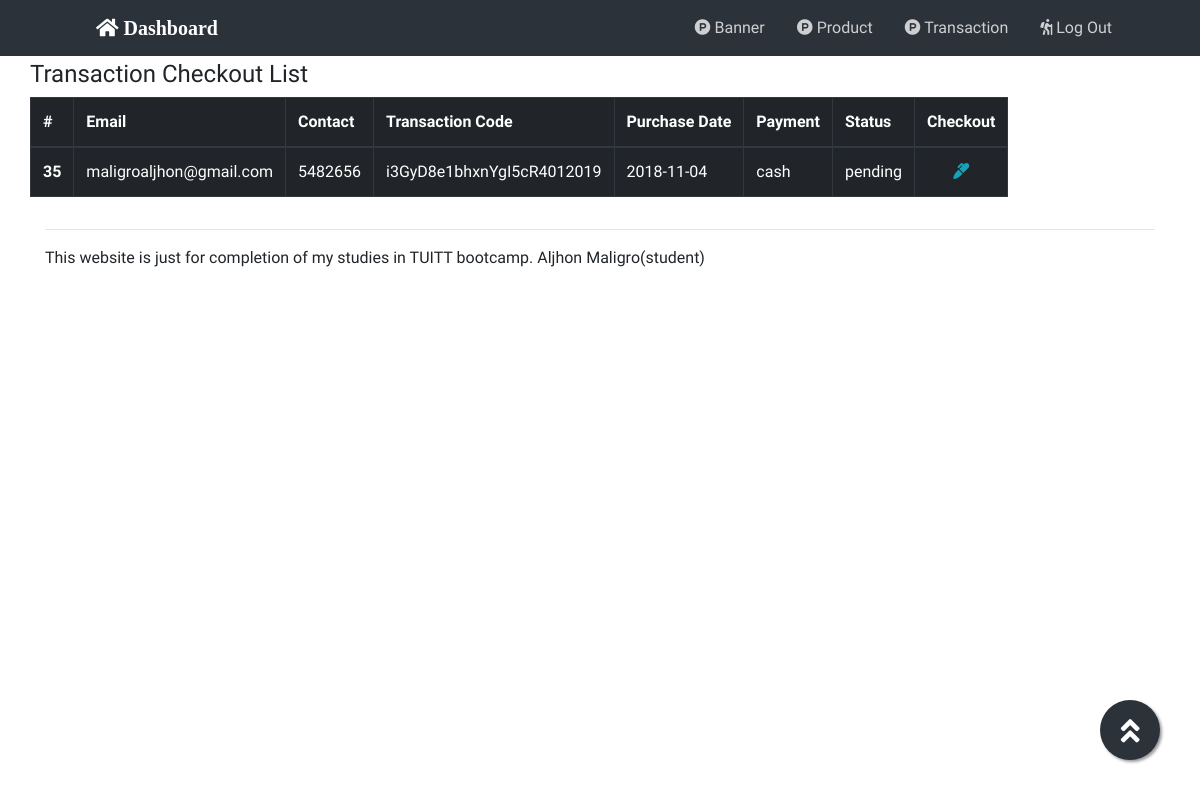
Page /app/controllers/aed-account.php (signed in) on the earlier database version.
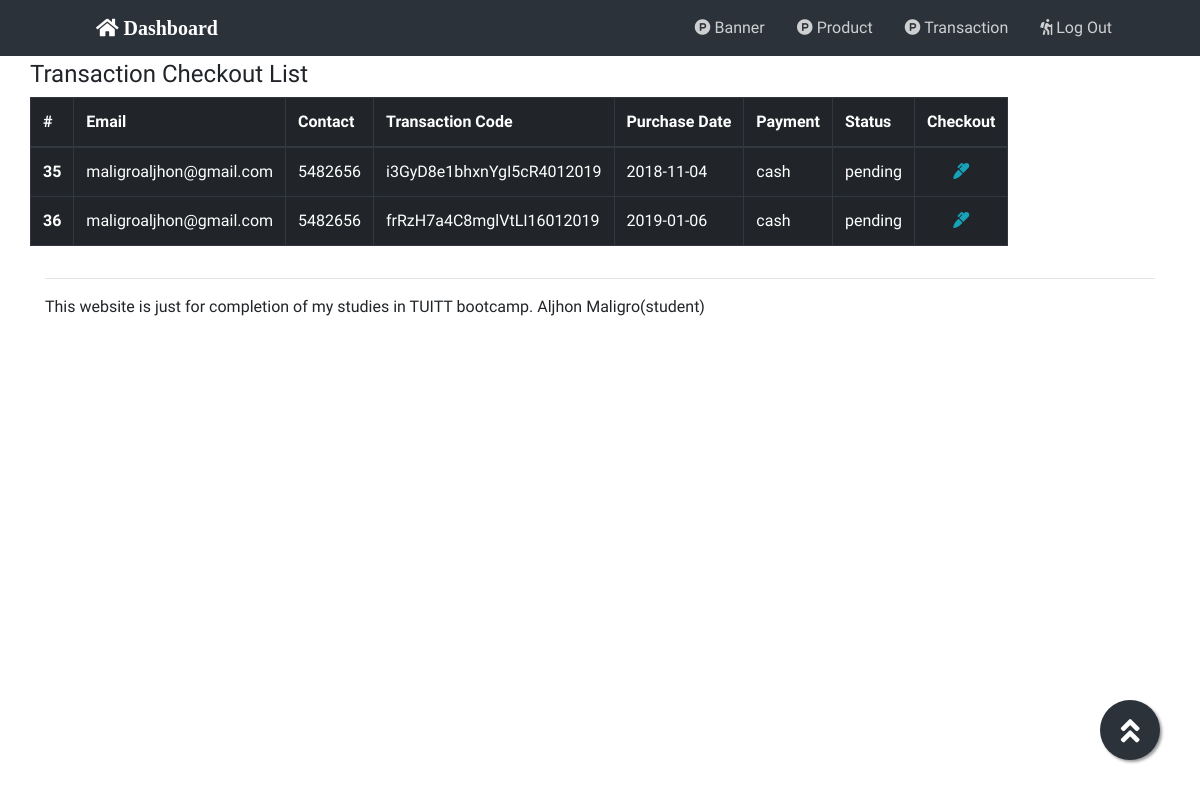
Same page on the later database version.
### tables this page shows
CREATE TABLE `tbl_orders` (
  `id` int(11) NOT NULL,
  `user_id` int(11) NOT NULL,
  `transaction_code` varchar(255) DEFAULT NULL,
  `purchase_date` varchar(255) DEFAULT NULL,
  `status_id` int(11) NOT NULL,
  `payment_mode_id` int(11) NOT NULL,
  `payment` varchar(255) NOT NULL,
  `shipping_address` varchar(255) DEFAULT NULL
);

CREATE TABLE `tbl_account` (
  `id` int(11) NOT NULL,
  `fname` varchar(255) NOT NULL,
  `mname` varchar(255) NOT NULL,
  `lname` varchar(255) NOT NULL,
  `gender` varchar(255) NOT NULL,
  `address` varchar(255) NOT NULL,
  `contact` int(25) DEFAULT NULL,
  `date_created` varchar(255) NOT NULL,
  `bday` varchar(255) NOT NULL,
  `username` varchar(255) NOT NULL,
  `password` varchar(255) NOT NULL
);

CREATE TABLE `tbl_status` (
  `id` int(11) NOT NULL,
  `name` varchar(255) NOT NULL
);

### app/controllers/aed-account.php (the view)
<?php require_once"../partials/header.php"; ?>
<section class="mp">
<div class="container">
	<div class="row">
		<h4>Transaction Checkout List</h4>
	</div>
	<div class="row">
		<div class="table-responsive-md">
  			<table class="table table-bordered table-dark">
  				<thead>
			    <tr>
			      <th scope="col">#</th>
			      <th scope="col">Email</th>
			      <th scope="col">Contact</th>
			      <th scope="col">Transaction Code</th>
			      <th scope="col">Purchase Date</th>
			      <th scope="col">Payment</th>
			      <th scope="col">Status</th>
			      <th scope="col">Checkout</th>
			    </tr>
			  	</thead>
			  	<tbody id="transInfo">
	<?php
	require_once"connection.php";
	$sql = "SELECT o.id 'id', o.transaction_code 'tcode',o.purchase_date 'pdate',o.payment 'payment',s.name 'status', a.username 'email',a.contact 'contact' FROM tbl_orders o,tbl_status s,tbl_account a where o.user_id = a.id AND s.id = o.status_id AND s.name ='pending'";
	$result = mysqli_query($con,$sql);
	if(mysqli_num_rows($result)){
		while ($row = mysqli_fetch_assoc($result)) {
		echo "<tr>
				<th scope='row'>$row[id]</th>
				<td>$row[email]</td>
				<td>$row[contact]</td>
				<td>$row[tcode]</td>
				<td>$row[pdate]</td>
				<td>$row[payment]</td>
				<td>$row[status]</td>
				<td class='text-center'><a href='#' class='text-info' onclick='updateStatus($row[id])'><i class='fas fa-marker'></i></a></td>
				</tr>";
		}
	}
	?>
				</tbody>
			</table>
		</div>
	</div>
</div>
</section>
<?php require_once"../partials/footer.php"; ?>

### app/partials/header.php (shortened to what this page needs)
<!doctype html>
<html lang="en">
  <head>
    <link rel="stylesheet" href="https://stackpath.bootstrapcdn.com/bootstrap/4.1.3/css/bootstrap.min.css">
    <link rel="stylesheet" href="https://use.fontawesome.com/releases/v5.5.0/css/all.css">
    <link rel="stylesheet" type="text/css" href="../assets/css/style.css">
</head>
<body>
      <nav class="navbar fixed-top navbar-expand-lg navbar-light bg-light">
        <?php  if(isset($_SESSION["admin"])){
          echo "<a class='navbar-brand' href='../views/dashboard.php'><i class='fas fa-home' style='color:white;'> Dashboard</i></a>";
        }
         else{
        ?>
        <a class="navbar-brand" href="../views/index.php"><i class="fas fa-home" style="color:white;"></i></a>
        <?php }?>
        <div class="collapse navbar-collapse" id="navbarTogglerDemo03">
          <ul class="navbar-nav ml-auto mt-2 mt-lg-0 mr-5">
          <?php  if(isset($_SESSION["admin"])){
              echo "<li class='nav-item pr-3'>
                    <a class='nav-link' href='#'><i class='fab fa-product-hunt'></i> Banner</a>
                    </li>
                    <li class='nav-item pr-3'>
                    <a class='nav-link' href='../controllers/aed-product.php'><i class='fab fa-product-hunt'></i> Product</a>
                    </li>
                    <li class='nav-item pr-3'>
                    <a class='nav-link' href='../controllers/aed-account.php'><i class='fab fa-product-hunt'></i> Transaction</a>
                    </li>
                    <li class='nav-item pr-3'>
                    <a class='nav-link' href='../controllers/logout.php'><i class='fas fa-hiking'></i> Log Out</a>
                    </li>
                    ";
            }?>
          </ul>
        </div>
      </nav>

### app/partials/footer.php (shortened to what this page needs)
<a href="#" class="float">
<i class="fas fa-angle-double-up my-float"></i>
</a>
	<div class="footer-container">
	  <div class="container">
	    <hr class="seprator-light-01">
	    <div class="copyright-container">
	    <p>This website is just for completion of my studies in TUITT bootcamp. Aljhon Maligro(student)</p>
	    </div>
	  </div>
	</div>
  </body>
</html>

### app/assets/css/style.css (style rules this page uses)
* { margin:0; padding: 0; box-sizing: border-box; font-family: 'PT Sans', sans-serif; }
.navbar-brand { margin-left: 5rem; }
.navbar-light .navbar-nav .nav-link { color: rgba(255, 255, 255, 0.77); }
.bg-light { background-color: #2b323a!important; }
.float { position:fixed; width:60px; height:60px; bottom:40px; right:40px; background-color:#2b323a; color:#FFF; border-radius:50px; text-align:center; font-size:30px; box-shadow: 2px 2px 3px #999; z-index:100; }
.my-float { margin-top:16px; }
.mp { margin-top: 60px !important; }

Differences in the rows shown:
added tbl_orders: id "36", user.username "maligroaljhon@gmail.com", user.contact "5482656", transaction_code "frRzH7a4C8mglVtLI16012019", purchase_date "2019-01-06", payment "cash", status.name "pending"
